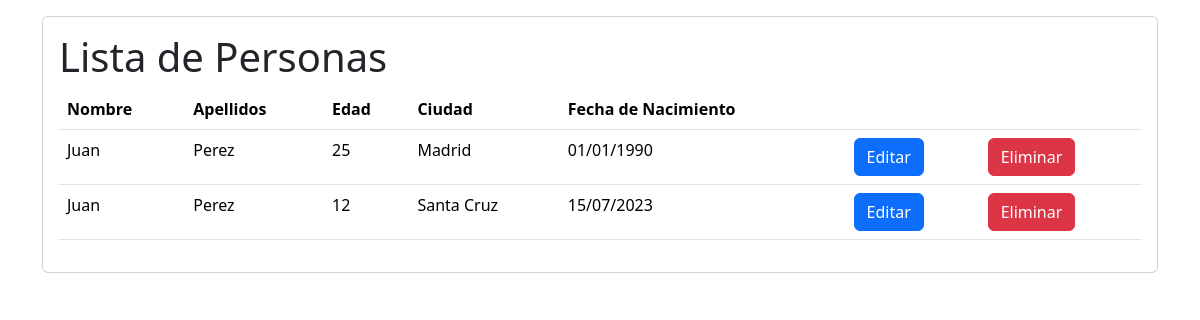
Page /app/personas/ on the earlier database version.
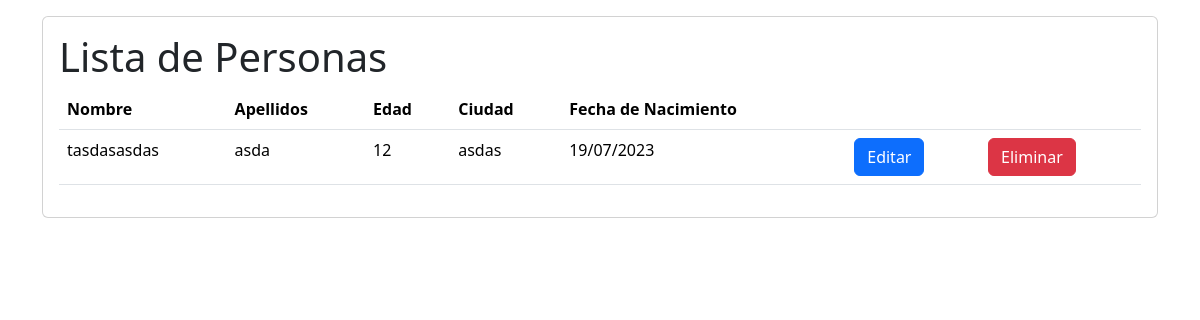
Same page on the later database version.
### personas/models/persona.py (models this page shows, shortened)
class Persona(models.Model):
    nombre = models.CharField(max_length=100)
    apellidos = models.CharField(max_length=100)
    edad = models.IntegerField()
    ciudad = models.CharField(max_length=100)
    fecha_nacimiento = models.DateField()

### personas/views/persona_views.py (the view)
# urls.py: path("personas/", views.persona_list, name="personas_list"),
def persona_list(request):
    personas = Persona.objects.all()
    return render(request, 'personas/persona/index.html', {
        'personas': personas
    })

### templates/personas/persona/index.html (shortened to what this page needs)
{% extends "base.html" %}
{% block content %}
    <div class="container">
        <div class="row">
            <div class="col">
                <div class="card mt-3">
                    <div class="card-body">
                        <div class="card-title">
                            <h1>Lista de Personas</h1>
                        </div>
                        <table class="table">
                            <thead>
                            <tr>
                                <th>Nombre</th>
                                <th>Apellidos</th>
                                <th>Edad</th>
                                <th>Ciudad</th>
                                <th>Fecha de Nacimiento</th>
                                <th></th>
                                <th></th>
                            </tr>
                            </thead>
                            <tbody>
                            {% for persona in personas %}
                                <tr>
                                    <td>{{ persona.nombre }}</td>
                                    <td>{{ persona.apellidos }}</td>
                                    <td>{{ persona.edad }}</td>
                                    <td>{{ persona.ciudad }}</td>
                                    <td>{{ persona.fecha_nacimiento|date:"d/m/Y" }}</td>
                                    <td>
                                        <a class="btn btn-primary" href="{% url 'persona_edit' persona.id %}">Editar</a>
                                    </td>
                                    <td>
                                        <form method="post" action="{% url "persona_delete" persona.id %}"
                                              onsubmit="return confirm('Está seguro que desea eliminar?')">
                                            <input class="btn btn-danger" type="submit" value="Eliminar"/>
                                        </form>
                                    </td>
                                </tr>
                            {% endfor %}
                            </tbody>
                        </table>
                    </div>
                </div>
            </div>
        </div>
    </div>
{% endblock %}

### templates/base.html (shortened to what this page needs)
<!DOCTYPE html>
<html lang="en">
<head>
    {% load static %}
    <link rel="stylesheet" href="{% static 'css/bootstrap.min.css' %}"/>
</head>
<body>
{% block content %}
{% endblock %}
</body>
</html>

Differences in the rows shown:
removed Persona: nombre "Juan", apellidos "Perez", edad "25", ciudad "Madrid", fecha_nacimiento "01/01/1990"
removed Persona: nombre "Juan", apellidos "Perez", edad "12", ciudad "Santa Cruz", fecha_nacimiento "15/07/2023"
added Persona: nombre "tasdasasdas", apellidos "asda", edad "12", ciudad "asdas", fecha_nacimiento "19/07/2023"
